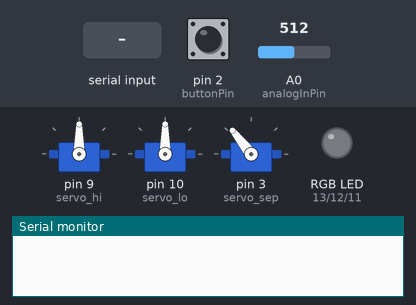
Recording of a sketch running on a simulated Arduino Uno, built with avr-gcc and run on an emulated ATmega328P. Parts: 3 × servo, an RGB LED mixed from three pins (HIGH = lit), the last lines printed to the serial monitor. Inputs (shaded band) come from the test bench; at power-on: pin 2 (buttonPin) LOW, A0 (analogInPin) = 512.

Above: at 1.8 s.
1.9 s: "h90\n" received over Serial
At 2.7 s:
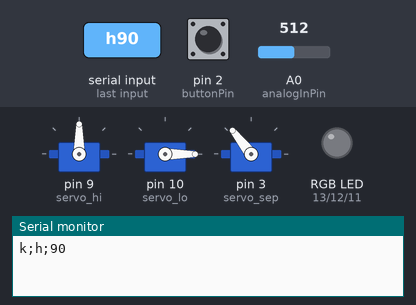
3.8 s: "r\n" received over Serial
At 5.0 s:
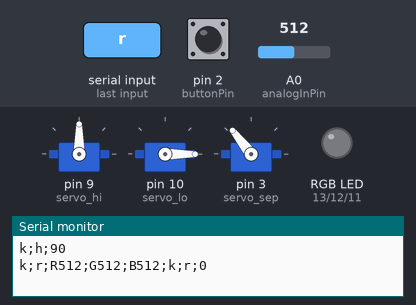
5.3 s: "l90\n" received over Serial
At 5.68 s:
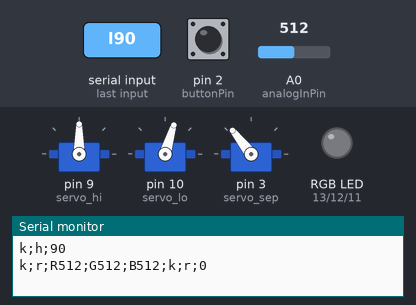
7.2 s: pin 2 (buttonPin) pulled HIGH for 0.15 s
At 7.27 s:
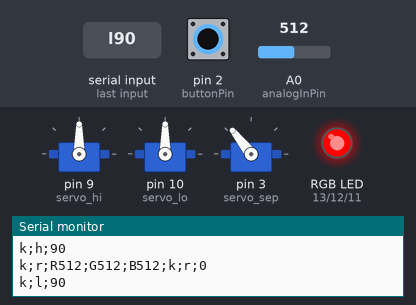
8.8 s: "c90\n" received over Serial
At 9.8 s:
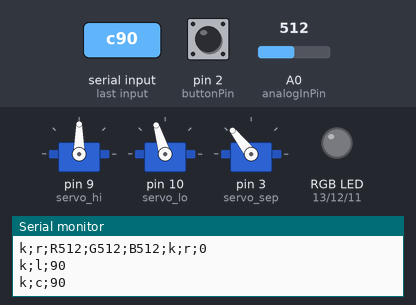
10.3 s: "o90\n" received over Serial
At 11.2 s:
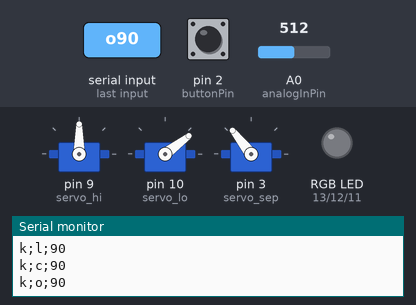
Timing chart, 0 to 13.1 s (numbered marks = the images above; inputs shaded):
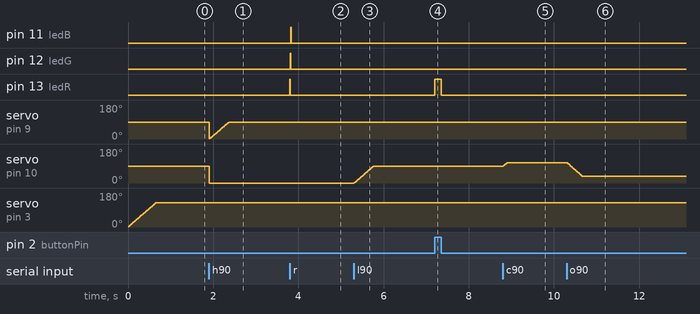

Measured:
- after the input at 1.9 s, servo on pin 10 (servo_lo): 90° → 0° at once
- after the input at 3.8 s, pin 11 (ledB), pin 12 (ledG), pin 13 (ledR): LOW → HIGH at once, → LOW 0.01 s later
- after the input at 5.3 s, servo on pin 10 (servo_lo): moves from 0° to 90° over 0.46 s, starting at once
- after the input at 7.2 s, pin 13 (ledR): LOW → HIGH at once, → LOW 0.15 s later
- after the input at 8.8 s, servo on pin 10 (servo_lo): 90° → 107° at once
- after the input at 10.3 s, servo on pin 10 (servo_lo): moves from 107° to 37° over 0.35 s, starting at once

The sketch:

servo_pos_004_RGB_LED.ino
```cpp
// Pellet Sorter

String version_string = "pellet_sorter";

// Servo stuff
#include <Servo.h>

Servo servo_hi;  // create servo object, upper servo
Servo servo_lo;  // create servo object, lower servo
Servo servo_sep;  // separator

int pos_hi = 0;    // variable to store the servo position
int pos_lo = 0;
int target_hi = 0;
int target_lo = 0;

int target_offset = 20;
int servo_offset = target_offset;

int servo_delay = 5;

int pos_sep = 0;
int target_sep = 128;

// RGB LED pins
int ledR = 13;
int ledG = 12;
int ledB = 11;
const int RGB_delay = 10;

// detector test
int detector_pin = A1;

// analog read pin
const int analogInPin = A0;  // Analog input pin that the potentiometer is attached to


// photo eye input read test
const int buttonPin = 2;     // the number of the pushbutton pin
const int ledPin =  13;      // the number of the LED pin
int buttonState = 0;         // variable for reading the pushbutton status


// serial command processor
byte inByte = 0;         // incoming serial byte
byte cmd;                // command (1 character)
long val;                // value
byte val_sig = 1;        // signature


void setup() {
  // initialize RGB LED
  pinMode(ledR, OUTPUT);
  pinMode(ledG, OUTPUT);
  pinMode(ledB, OUTPUT);

  // intitalize Servos
  servo_hi.attach(9);   // attaches the servo on pin 9 to the servo object
  servo_lo.attach(10);  // attaches the servo on pin 9 to the servo object
  servo_sep.attach(3);  // attaches the servo on pin 9 to the servo object

  // photo eye input read test
  pinMode(buttonPin, INPUT);
  pinMode(ledPin, OUTPUT);

  Serial.begin(9600);

  while (move_servo()) {}
  while (move_separator()) {}
}


void loop()
{
  if (Serial.available() > 0) {
    // get incoming byte:
    inByte = Serial.read();

    if (inByte >= 'a') {
      cmd = inByte;
      val = 0;
      val_sig = 1;
    } else {
      if (inByte == 10)  {
        switch (cmd) {
          case 'h': // upper servo
            target_hi = constrain(val, 0, 255);
            while (move_servo()) {}
            break;
          case 'l': // lower servo
            target_lo = constrain(val, 0, 255);
            while (move_servo()) {}
            break;

          case 'c': // combined movement
            target_lo = calc_lo(pos_hi, servo_offset);
            while (move_servo()) {}

            target_hi = constrain(val, 0, 255);
            move_combined();
            break;

          case 'o':
            // combined movement
            target_lo = calc_lo(pos_hi, servo_offset);
            while (move_servo()) {}

            target_offset = val;
            move_offset();
            break;

          case 's': // lower servo
            target_sep = constrain(val, 0, 255);
            while (move_separator()) {}
            break;


          case 'd': // set delay
            servo_delay = val;
            break;

          case 'w': // wait for val milliseconds
            if (val > 0)
              delay (val);
            break;

          case 'a': // wait & detect for val milliseconds
            {
              int m = millis() + max(val, 0);
              int a = analogRead(detector_pin);
              while((millis() < m) && (a > 200)) {
                a = analogRead(detector_pin);
                delay(1);
              }
              if (a > 200)
                val = 0;
              else
                val = 1;
              //val = a;
            }
            break;

          case 'r': // set delay
            Serial.write('k'); Serial.write(';');
            Serial.write('r'); Serial.write(';');
            analog_to_serial('R', ledR);
            analog_to_serial('G', ledG);
            analog_to_serial('B', ledB);
            break;

          case 'i': // set delay
            Serial.write('k');
            Serial.write(';');
            Serial.print(version_string);
            Serial.write(';');
            break;

          default:
            // if nothing else matches, do the default
            // default is optional
            break;
        }
        Serial.write('k');
        Serial.write(';');
        Serial.write(cmd);
        Serial.write(';');
        Serial.println(val);
      } else {
        if (inByte == '-') val_sig = -val_sig;
        if ((inByte >= '0') && (inByte <= '9')) val = val * 10 + (inByte - '0');
      }
    }
  }

  // photo eye input read test
  buttonState = digitalRead(buttonPin);

  // check if the opto pushbutton is pressed.
  // if it is, the buttonState is HIGH:
  if (buttonState == HIGH) {
    // turn LED on:
    digitalWrite(ledPin, HIGH);
  }
  else {
    // turn LED off:
    digitalWrite(ledPin, LOW);
  }
}


boolean move_servo() {
  if ((target_hi == pos_hi) && (target_lo == pos_lo))
    return(false);

  if (target_hi != pos_hi)
    if (target_hi > pos_hi)
      pos_hi ++;
    else
      pos_hi --;

  if (target_lo != pos_lo)
    if (target_lo > pos_lo)
      pos_lo ++;
    else
      pos_lo --;

  servo_hi.write(pos_hi);              // tell servo to go to position in variable 'pos'
  servo_lo.write(pos_lo);              // tell servo to go to position in variable 'pos'

  delay(servo_delay);
  return(true);
}


boolean move_separator() {
  if (target_sep == pos_sep)
    return(false);

  if (target_sep > pos_sep)
      pos_sep ++;
    else
      pos_sep --;

  servo_sep.write(pos_sep);

  delay(servo_delay);
  return(true);
}


boolean move_offset() {
  while (target_offset != servo_offset) {
    if (target_offset > servo_offset)
      servo_offset ++;
    else
      servo_offset --;

    pos_lo = calc_lo(pos_hi, servo_offset);

    servo_lo.write(pos_lo);              // tell servo to go to position in variable 'pos'

    delay(servo_delay);
  }
  return(true);
}

boolean move_combined() {
  while (target_hi != pos_hi) {
    if (target_hi != pos_hi)
      if (target_hi > pos_hi)
        pos_hi ++;
      else
        pos_hi --;

    pos_lo = calc_lo(pos_hi, servo_offset);

    servo_hi.write(pos_hi);              // tell servo to go to position in variable 'pos'
    servo_lo.write(pos_lo);              // tell servo to go to position in variable 'pos'

    delay(servo_delay);
  }
  target_lo = pos_lo;
  return(true);
}


// combined servo move
// hi servo has leading position
// lo servo follows and adds offset
int calc_lo (int h, int offset) {
  // int l = map(h + offset, 44, 180, 160, 60);

  int t = (160 - 60) *  (h - 44) / (180 - 44);
  int l = 160 - t - offset;
  return(l);
}


// choose a color led, read optical sensor and write to serial
void analog_to_serial(char a, int led) {
  digitalWrite(led, HIGH);   // turn the LED on (HIGH is the voltage level)
  Serial.print(a);
  delay(RGB_delay);
  Serial.print(analogRead(analogInPin));
  digitalWrite(led, LOW);    // turn the LED off by making the voltage LOW
  Serial.print(';');
}
```
